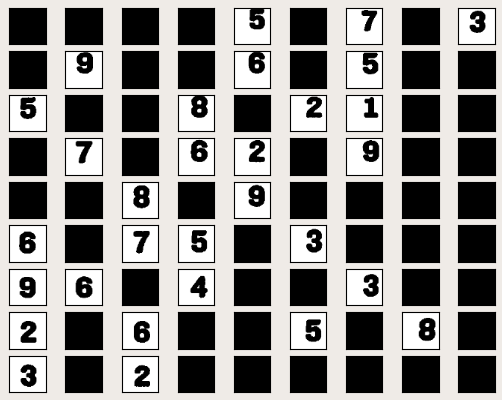
#> input picture Rapport/Ressources/images/Apres_Processing.png, 502 x 400 px
$ python -i feature_extraction.py   (imports and definitions only)   (Python 2 division)
#> lines starting #> are read from the running program, lines starting #| are printed output that depends on the picture; after the words box and inside, x2 and y2 are one past the last pixel; in counts of white or black regions, pixels touching at a corner belong together
from tools import list_images
import numpy as np
from PIL import Image
from skimage.transform import resize
from skimage.filters import threshold_otsu
from skimage.filters.rank import median
from skimage.morphology import disk
from skimage import exposure
from skimage.filters import rank
from skimage.morphology import erosion, dilation, opening, closing, white_tophat, skeletonize
import matplotlib.pyplot as plt
from skimage import data, img_as_float
from skimage import exposure, feature


def extract_features(im):
    """ Returns a feature vector for an image patch. """
    hog = feature.hog(im)
    return hog


def process_image(im, border_size=8, im_size=50):
    """ Remove borders and resize """
#> called with border_size = 8, im_size = 50

    sx, sy = im.shape;
#> sx = 400; sy = 502

    # noise removal
    im = median(im, disk(5))
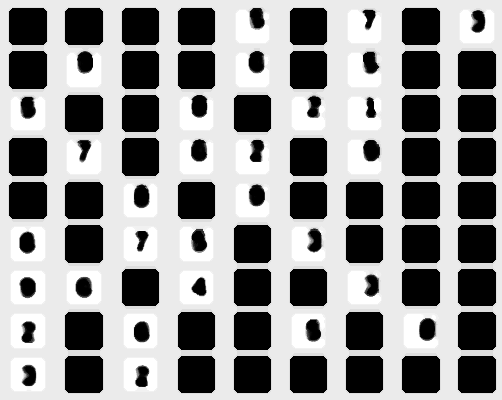
#> im: shape (400, 502); min 0, max 255, mean 145.8

    # binarization
    thresh = threshold_otsu(im)
#> thresh = 118
    im = im > thresh
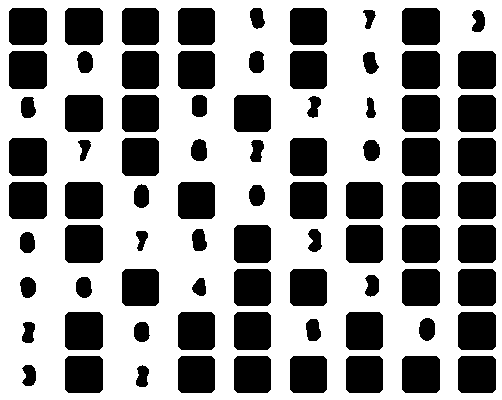
#> im: shape (400, 502) bool; 61.3% white; 81 black regions, largest, box (x1, y1, x2, y2) and area: (9, 51, 47, 89) 1420, (402, 51, 440, 89) 1420, (458, 51, 496, 89) 1420

    # erosion
    im = erosion(im, disk(1))
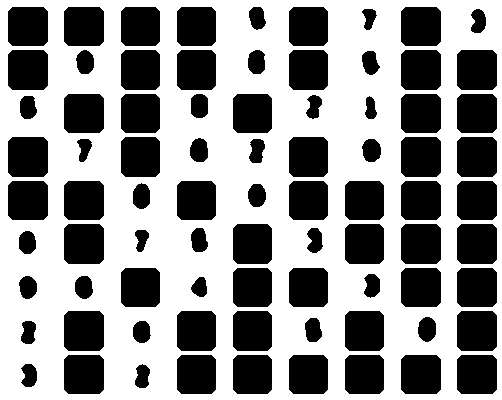
#> im: shape (400, 502) bool; 57% white; 81 black regions, largest, box (x1, y1, x2, y2) and area: (8, 50, 48, 90) 1560, (401, 50, 441, 90) 1560, (457, 50, 497, 90) 1560

    im = im[ sx/8:-sx/8, sy/8:-sy/8]
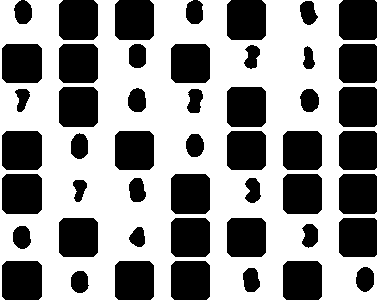
#> im: shape (300, 377) bool; 57.2% white; 49 black regions, largest, box (x1, y1, x2, y2) and area: (2, 174, 42, 214) 1560, (2, 261, 42, 300) 1528, (59, 0, 98, 40) 1520
    im = resize(im , (im_size, im_size))
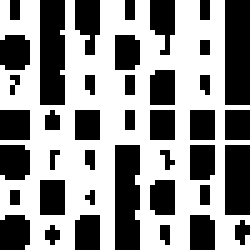
#> im: shape (50, 50) bool (shown 5 times larger); 55.8% white; 40 black regions (19 under 20 px), largest, box (x1, y1, x2, y2) and area: (45, 0, 50, 21) 105, (8, 0, 13, 21) 103, (23, 29, 28, 50) 101

    return im


def load_data(path):
    """ Return labels and features for all jpg images in path. """

    # Create a list of all files ending in .jpg
    im_list = list_images(path, '.jpg')

    # Create labels
    labels = [int(im_name.split('/')[-1][0]) for im_name in im_list]

    # for x in range(0,200):
    #     print(im_list[x])
    #     print(labels[x])
    # Create feature list
    feature_list = list()

    # Create features from the images
    # TODO: iterate over images paths
    for element in im_list:
        # TODO: load image as a gray level image
        img = np.array(Image.open(element).convert('L'))
        # TODO: process the image to remove borders and resize
        img = process_image(img)
        # TODO: append extracted features to the a list
        feature_list.append(extract_features(img))


    # TODO: return features, and labels
    return np.array(feature_list), np.array(labels)

>>> import cv2
>>> picture = cv2.imread('../../../Rapport/Ressources/images/Apres_Processing.png', cv2.IMREAD_GRAYSCALE)
>>> result = process_image(picture)

$ run again, on Rapport/Ressources/images/Avant_Processing.png
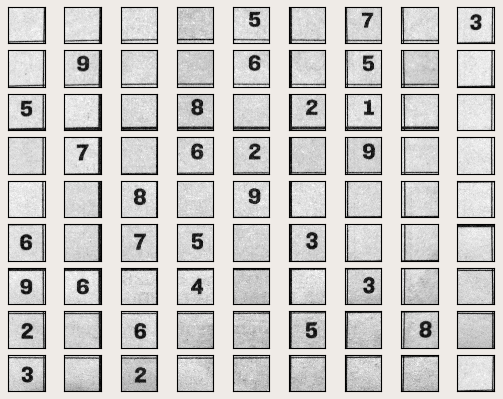
#> input picture Rapport/Ressources/images/Avant_Processing.png, 503 x 399 px
#> thresh = 162
#> in process_image, `im = im > thresh`:
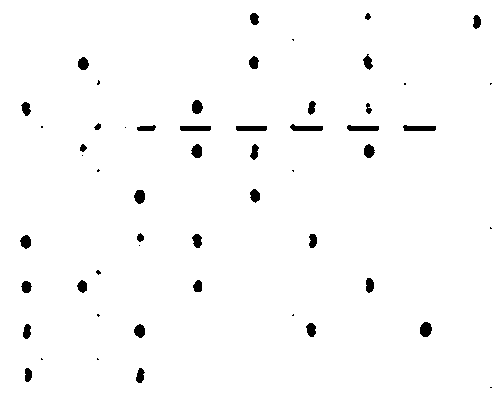
#> im: shape (399, 503) bool; 98.1% white; 54 black regions (17 under 20 px), largest, box (x1, y1, x2, y2) and area: (290, 124, 323, 131) 164, (403, 125, 436, 131) 164, (347, 125, 379, 131) 159
#> in process_image, `im = resize(im , (im_size, im_size))`:
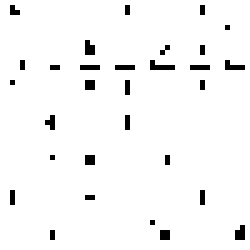
#> im: shape (50, 50) bool (shown 5 times larger); 96.5% white; black in thin lines or dots, all inside (x1, y1, x2, y2) = (2, 1, 49, 48)

$ run again, on Rapport/Ressources/images/Erosion_resize.png
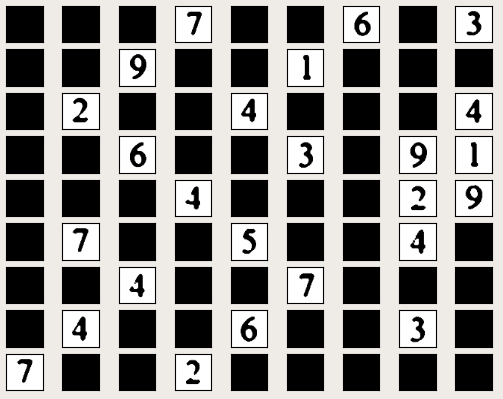
#> input picture Rapport/Ressources/images/Erosion_resize.png, 503 x 399 px
#> thresh = 119
#> in process_image, `im = im > thresh`:
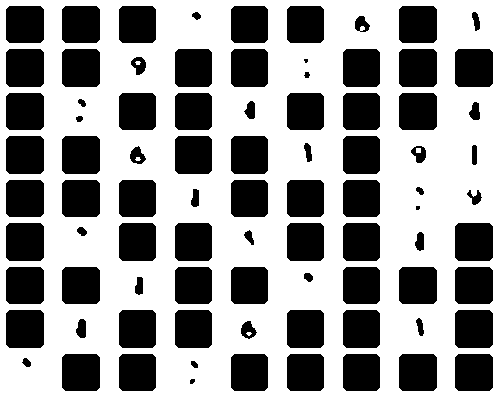
#> im: shape (399, 503) bool; 60.2% white; 85 black regions (2 under 20 px), largest, box (x1, y1, x2, y2) and area: (6, 49, 44, 87) 1420, (62, 49, 100, 87) 1420, (399, 49, 437, 87) 1420
#> in process_image, `im = resize(im , (im_size, im_size))`:
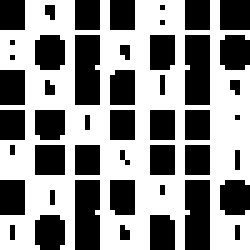
#> im: shape (50, 50) bool (shown 5 times larger); 54.9% white; 47 black regions (19 under 20 px), largest, box (x1, y1, x2, y2) and area: (15, 7, 20, 21) 69, (37, 7, 42, 21) 69, (15, 36, 20, 50) 69
